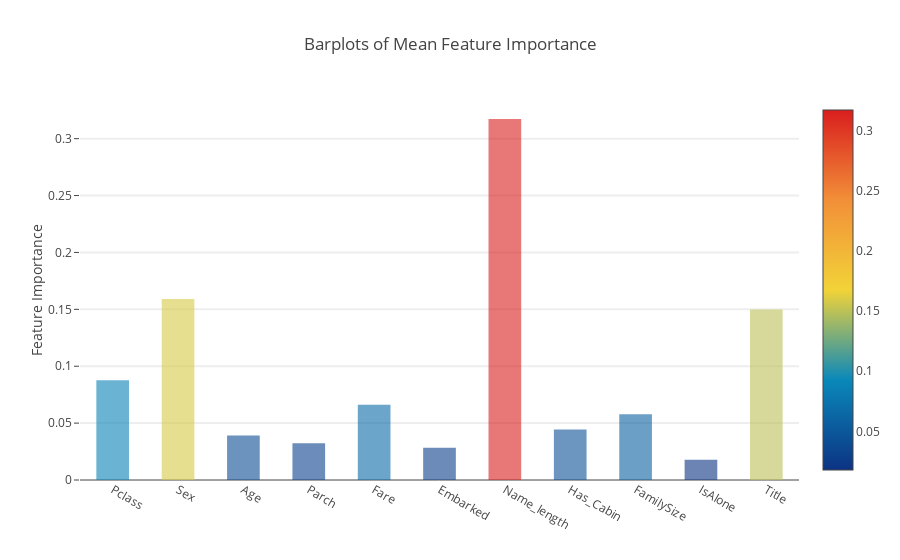

The cell this chart's notebook holds for it:
### Code cell
y = feature_dataframe['mean'].values
x = feature_dataframe['features'].values
data = [go.Bar(
            x= x,
             y= y,
            width = 0.5,
            marker=dict(
               color = feature_dataframe['mean'].values,
            colorscale='Portland',
            showscale=True,
            reversescale = False
            ),
            opacity=0.6
        )]

layout= go.Layout(
    autosize= True,
    title= 'Barplots of Mean Feature Importance',
    hovermode= 'closest',
#     xaxis= dict(
#         title= 'Pop',
#         ticklen= 5,
#         zeroline= False,
#         gridwidth= 2,
#     ),
    yaxis=dict(
        title= 'Feature Importance',
        ticklen= 5,
        gridwidth= 2
    ),
    showlegend= False
)
fig = go.Figure(data=data, layout=layout)
py.iplot(fig, filename='bar-direct-labels')

### Figure 1 — Plotly figure (JSON) as saved in the notebook; plotly's stock layout.template omitted (floating-point values rounded to 4 significant figures)
{"data": [{"marker": {"color": [0.08775, 0.1591, 0.0392, 0.03228, 0.06624, 0.02835, 0.3173, 0.04429, 0.05777, 0.01789, 0.1498], "colorscale": "Portland", "reversescale": false, "showscale": true}, "opacity": 0.6, "type": "bar", "width": 0.5, "x": ["Pclass", "Sex", "Age", "Parch", "Fare", "Embarked", "Name_length", "Has_Cabin", "FamilySize", "IsAlone", "Title"], "y": [0.08775, 0.1591, 0.0392, 0.03228, 0.06624, 0.02835, 0.3173, 0.04429, 0.05777, 0.01789, 0.1498]}], "layout": {"autosize": true, "hovermode": "closest", "showlegend": false, "title": "Barplots of Mean Feature Importance", "yaxis": {"gridwidth": 2, "ticklen": 5, "title": "Feature Importance"}}}
